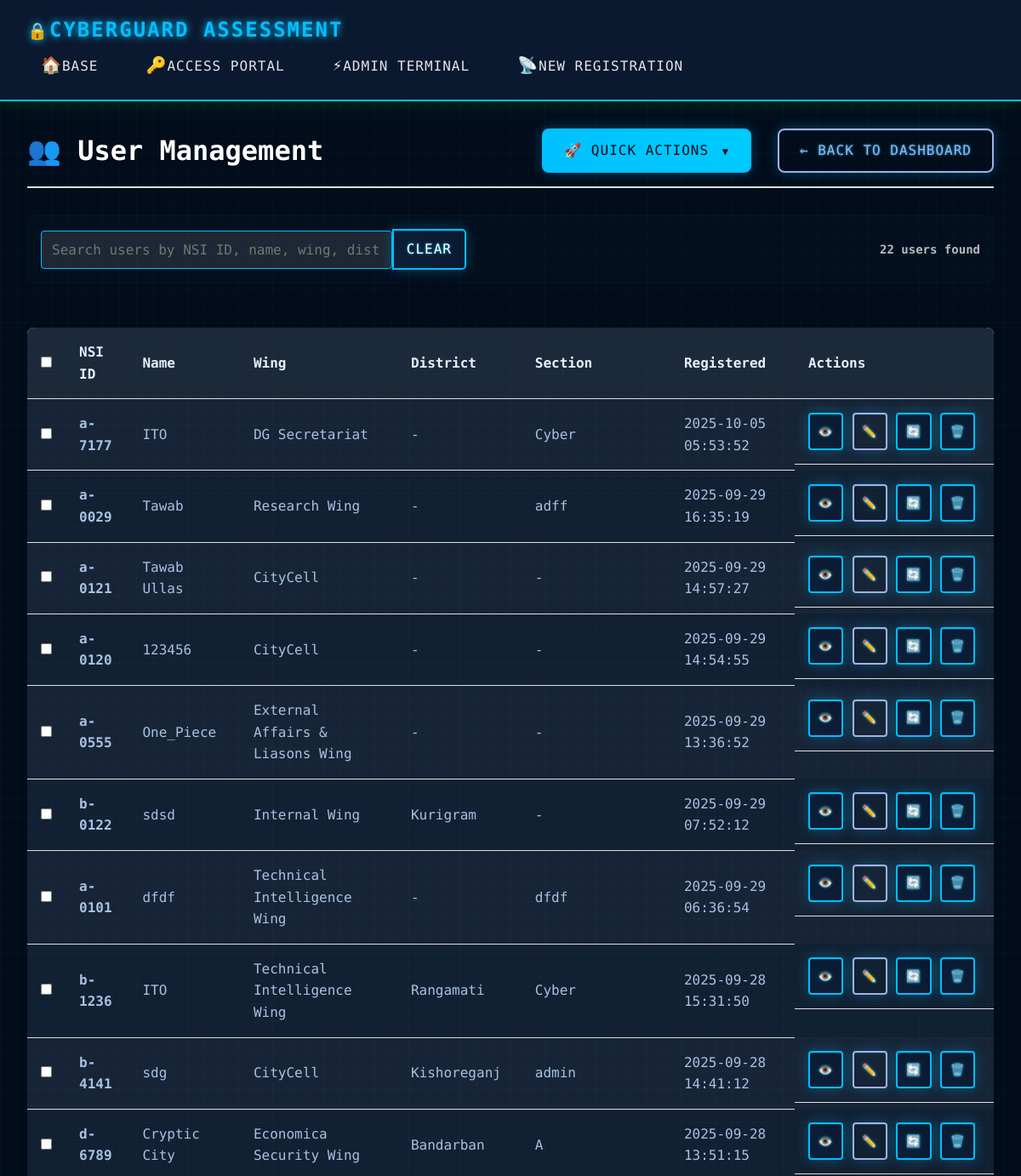
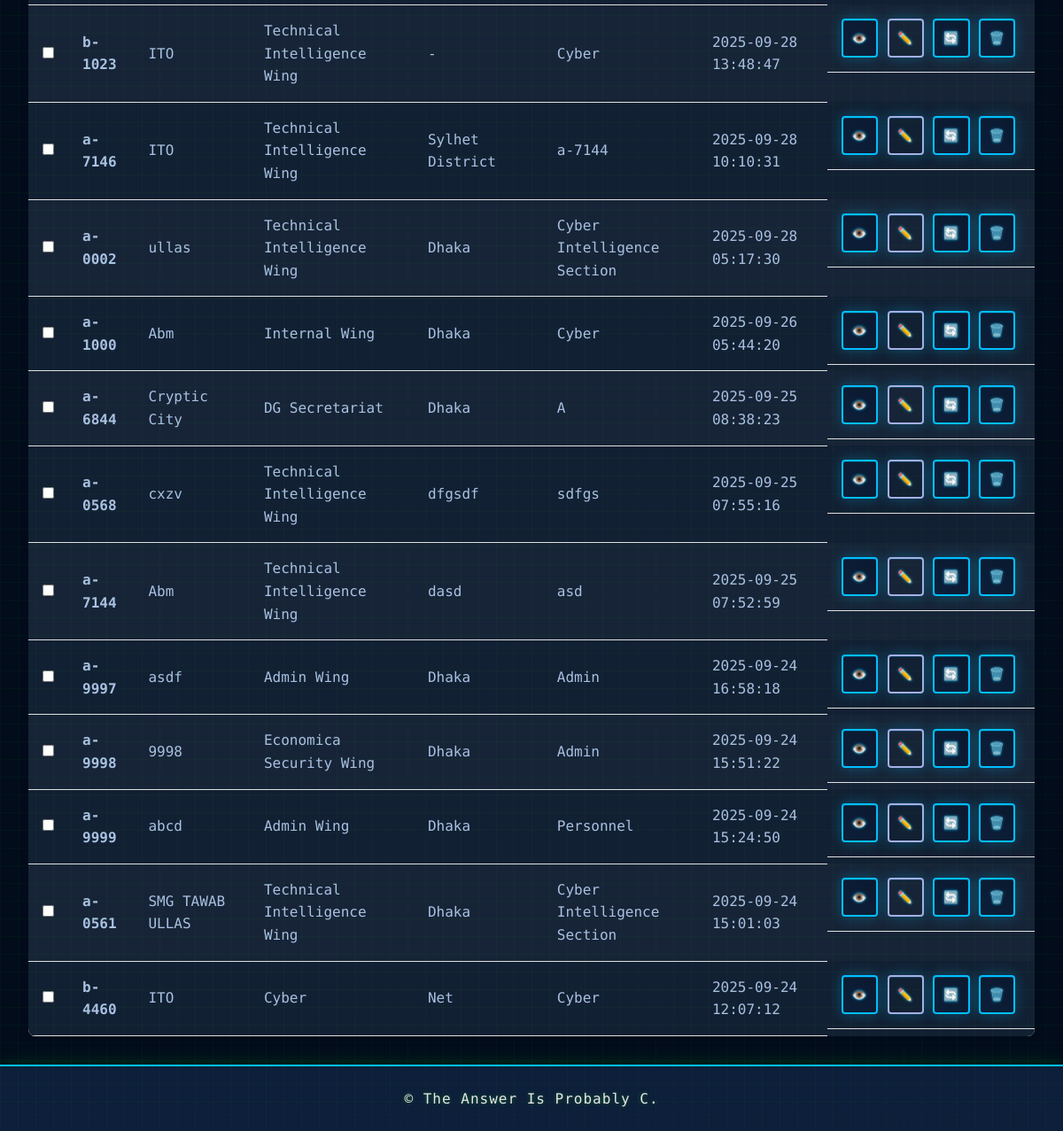
Screenshot of /admin/users (signed in) with the database file from the repository (2 pictures, top to bottom).
### tables this page shows
CREATE TABLE users (
            id INTEGER PRIMARY KEY AUTOINCREMENT,
            nsi_id TEXT UNIQUE NOT NULL,
            name TEXT NOT NULL,
            wing_name TEXT,
            district_name TEXT,
            section_name TEXT,
            password_hash TEXT NOT NULL,
            created_at TIMESTAMP DEFAULT CURRENT_TIMESTAMP
        , division_name TEXT, internal_type TEXT, border_type TEXT, external_type TEXT, country_name TEXT);

### new.py (the view, shortened to what this page needs)
@app.route('/admin/users', methods=['GET', 'POST'])
@csrf.exempt  # Exempt CSRF for user management
def admin_users():
    if not is_admin_logged_in():
        flash('Please login as admin', 'error')
        return redirect(url_for('admin_login'))
    conn = get_db_connection()
    edit_user = None
    if 'edit' in request.args:
        nsi_id = request.args.get('edit')
        edit_user = conn.execute('SELECT * FROM users WHERE nsi_id = ?', (nsi_id,)).fetchone()
    users = conn.execute('SELECT * FROM users ORDER BY created_at DESC').fetchall()
    conn.close()
    if edit_user:
        return render_template('edit_user.html', user=edit_user)
    show_add_form = request.args.get('action') == 'add_new'
    return render_template('admin_users.html', users=users, show_add_form=show_add_form)

### new.py (called while the page is built)
def get_db_connection():
    conn = sqlite3.connect(DATABASE, detect_types=sqlite3.PARSE_DECLTYPES)
    conn.row_factory = sqlite3.Row
    return conn

def is_admin_logged_in():
    return session.get('admin_logged_in', False)

### templates/admin_users.html (shortened to what this page needs)
{% extends "base.html" %}
{% from "pagination_component.html" import render_pagination %}
{% block extra_css %}
<link rel="stylesheet" href="{{ url_for('static', filename='css/admin_users.css') }}">
<link rel="stylesheet" href="{{ url_for('static', filename='css/user_details.css') }}">
{% endblock %}
{% block content %}
<div class="admin-content">
    <div class="content-header">
        <h1>👥 User Management</h1>
        <div class="header-actions">
            <div class="dropdown quick-actions">
                <button class="btn btn-primary">
                    🚀 Quick Actions <span class="dropdown-arrow">▼</span>
                </button>
            </div>
            <a href="{{ url_for('admin_dashboard') }}" class="btn btn-secondary">← Back to Dashboard</a>
        </div>
    </div>
    <div class="content-body">
        {% if show_add_form %}
        <div class="add-user-form">
            <h2>Add New User</h2>
            <form method="POST" action="{{ url_for('admin_users') }}">
                <input type="hidden" name="csrf_token" value="{{ csrf_token() }}"/>
                <input type="hidden" name="action" value="add_user">
                <div class="form-group">
                    <label for="nsi_id">NSI ID<span class="required">*</span></label>
                    <input type="text" id="nsi_id" name="nsi_id" required>
                </div>
                <div class="form-group">
                    <label for="name">Full Name<span class="required">*</span></label>
                    <input type="text" id="name" name="name" required>
                </div>
                <div class="form-group">
                    <label for="password">Password<span class="required">*</span></label>
                    <input type="password" id="password" name="password" required>
                </div>
                <div class="form-row">
                    <div class="form-group">
                        <label for="wing_name">Wing<span class="required">*</span></label>
                        <select id="wing_name" name="wing_name" required onchange="handleAddUserWingChange()">
                            <option value="">Select Wing</option>
                            <option value="Internal">Internal</option>
                            <option value="Border">Border</option>
                            <option value="External">External</option>
                        </select>
                    </div>
                    <div class="form-group">
                        <label for="section_name">Section Name<span class="required">*</span></label>
                        <input type="text" id="section_name" name="section_name" required>
                    </div>
                </div>
                <div class="form-group">
                    <label for="division_name">Division Name</label>
                    <input type="text" id="division_name" name="division_name">
                </div>
                <div class="form-group">
                    <label for="district_name">District Name</label>
                    <input type="text" id="district_name" name="district_name">
                </div>
                <div class="form-group" id="add_country_field" style="display: none;">
                    <label for="country_name">Country Name<span class="required">*</span></label>
                    <input type="text" id="country_name" name="country_name">
                </div>
                <div class="form-actions">
                    <button type="submit" class="btn btn-primary">Add User</button>
                    <a href="{{ url_for('admin_users') }}" class="btn btn-secondary">Cancel</a>
                </div>
            </form>
        </div>
        {% elif users %}
            <div class="search-filter-section">
                <div class="search-box">
                    <input type="text" id="userSearch" placeholder="Search users by NSI ID, name, wing, district, or section..." class="search-input">
                    <button type="button" class="btn btn-search" id="clearSearch">
                         Clear
                    </button>
                </div>
                <div class="filter-stats">
                    <span id="userCount">{{ users|length }} users found</span>
                </div>
            </div>
            <form id="bulkActionForm" method="POST">
                <div class="users-table">
                    <table>
                        <thead>
                            <tr>
                                <th><input type="checkbox" id="selectAll" title="Select All"></th>
                                <th>NSI ID</th>
                                <th>Name</th>
                                <th>Wing</th>
                                <th>District</th>
                                <th>Section</th>
                                <th>Registered</th>
                                <th>Actions</th>
                            </tr>
                        </thead>
                        <tbody>
                            {% for user in users %}
                                <tr>
                                    <td><input type="checkbox" name="selected_users" value="{{ user.id }}" class="user-select"></td>
                                    <td><strong>{{ user.nsi_id }}</strong></td>
                                    <td>{{ user.name }}</td>
                                    <td>{{ user.wing_name or '-' }}</td>
                                    <td>{{ user.district_name or '-' }}</td>
                                    <td>{{ user.section_name or '-' }}</td>
                                    <td>{{ user.created_at }}</td>
                                    <td class="action-buttons">
                                        <a href="#" class="btn btn-info btn-small view-user" data-userid="{{ user.id }}" title="View Details">
                                            <span class="icon">👁️</span>
                                        </a>
                                        <a href="{{ url_for('edit_user', nsi_id=user.nsi_id) }}" class="btn btn-secondary btn-small" title="Edit User">
                                            <span class="icon">✏️</span>
                                        </a>
                                        <a href="{{ url_for('admin_users') }}?reset={{ user.id }}" class="btn btn-warning btn-small" title="Reset Exam Attempts"
                                           onclick="return confirm('Are you sure you want to reset all exam attempts for this user?')">
                                            <span class="icon">🔄</span>
                                        </a>
                                        <a href="{{ url_for('admin_users') }}?delete={{ user.nsi_id }}" class="btn btn-danger btn-small" title="Delete User"
                                           onclick="return confirm('Are you sure you want to delete this user? This action cannot be undone.')">
                                            <span class="icon">🗑️</span>
                                        </a>
                                    </td>
                                </tr>
                            {% endfor %}
                        </tbody>
                    </table>
                </div>
            </form>
        {% else %}
            <div class="no-users">
                <div class="no-users-icon">👥</div>
                <h3>No Users Registered</h3>
                <p>No employees have registered yet. Users will appear here once they register.</p>
            </div>
        {% endif %}
    </div>
</div>
{% endblock %}

### static/css/mobile-fallback.css (style rules this page uses)
* { box-sizing: border-box; margin: 0; padding: 0; }
html, body { font-family: -apple-system, BlinkMacSystemFont, 'Segoe UI', Roboto, sans-serif; line-height: 1.6; color: #e6e6e6; background-color: #0a192f; -webkit-text-size-adjust: 100%; -moz-text-size-adjust: 100%; -ms-text-size-adjust: 100%; overflow-x: hidden; }
.btn { display: inline-block; padding: 0.75rem 1.5rem; background: #00bfff; color: #0a192f; text-decoration: none; border-radius: 4px; border: none; cursor: pointer; font-size: 1rem; font-weight: bold; transition: all 0.3s; text-align: center; min-height: 44px; }
.btn-primary { background: #00bfff; color: #0a192f; }
input[type="text"], input[type="password"], input[type="email"], textarea, select { width: 100%; padding: 0.75rem; background: rgba(255, 255, 255, 0.1); border: 1px solid #00bfff; border-radius: 4px; color: #e6e6e6; font-size: 16px; font-family: inherit; }

### static/css/cyber-enhanced.css (style rules this page uses)
:root { --font-mono: 'Share Tech Mono', 'Courier New', monospace; --font-display: 'VT323', monospace; --neon-text-shadow: 0 0 5px var(--cyber-primary), 0 0 10px var(--cyber-primary), 0 0 20px var(--cyber-primary); }

### static/css/cyber-colors.css (style rules this page uses)
.cyber-button, .btn-primary, .btn-admin { background: var(--cyber-dark-alt) !important; color: var(--cyber-primary) !important; border: 2px solid var(--cyber-primary) !important; text-shadow: 0 0 5px var(--cyber-primary) !important; }
.btn { background: linear-gradient(45deg, var(--cyber-dark-alt), var(--cyber-secondary)) !important; border: 2px solid var(--cyber-primary) !important; color: var(--cyber-text-bright) !important; box-shadow: 0 0 15px rgba(0, 191, 255, 0.3), inset 0 1px 0 rgba(0, 191, 255, 0.2) !important; text-shadow: 0 0 3px var(--cyber-primary) !important; position: relative; overflow: hidden; }
.btn::before { content: ''; position: absolute; top: 0; left: -100%; width: 100%; height: 100%; background: linear-gradient(90deg, transparent, rgba(0, 191, 255, 0.2), transparent); transition: left 0.4s ease; }
.btn-primary { background: linear-gradient(45deg, var(--cyber-primary), var(--cyber-accent)) !important; color: var(--cyber-dark) !important; text-shadow: none !important; }
.btn-secondary { border-color: var(--cyber-text-dim) !important; color: var(--cyber-text-dim) !important; background: transparent !important; }

### static/css/cyber-forms.css (style rules this page uses)
.cyber-input { width: 100%; padding: 0.8rem; background: rgba(0, 255, 0, 0.05); border: 1px solid var(--cyber-primary); color: var(--cyber-text); font-family: var(--font-mono); font-size: 1rem; transition: all 0.3s ease; }

### static/css/exam-form.css (style rules this page uses)
.btn { padding: 0.75rem 1.5rem; font-size: 1rem; border-radius: 8px; transition: all 0.3s ease; }
.btn-primary { background: #4a90e2; color: white; border: none; }
.btn-secondary { background: #6c757d; color: white; border: none; }

### static/css/enhanced-theme.css (style rules this page uses)
:root { --admin-bg: #0b1220; --admin-panel: #0f1a2b; --admin-card: #122033; --admin-border: #1f3b5b; --admin-text: #e6f1ff; --admin-text-dim: #a9c1e2; --admin-accent: #4aa8ff; --admin-accent-2: #22d3ee; --admin-success: #22c55e; --admin-danger: #ef4444; }
.results-table, .users-table table { background: var(--admin-card); color: var(--admin-text); }
.results-table th, .users-table th { background: rgba(255,255,255,0.04); color: var(--admin-text); }
.results-table td, .users-table td { color: var(--admin-text-dim); }
.btn-primary { background: linear-gradient(135deg, var(--admin-accent), var(--admin-accent-2)); color: #04121f; }
.btn-secondary { background: #24364d; color: var(--admin-text); }
.btn-danger { background: var(--admin-danger); }
.btn-info { background: #2563eb; }
.btn-small { padding: 0.35rem 0.6rem !important; font-size: .85rem !important; line-height: 1.2; }
.users-table td:last-child .btn { margin-right: .35rem; }
.results-table-container thead th, .users-table thead th { position: sticky; top: 0; z-index: 1; }
.results-table tbody tr:nth-child(odd), .users-table tbody tr:nth-child(odd) { background: rgba(255,255,255,0.02); }

### static/css/mobile-responsive.css (style rules this page uses)
* { box-sizing: border-box; }
html { font-size: 16px; -webkit-text-size-adjust: 100%; -moz-text-size-adjust: 100%; -ms-text-size-adjust: 100%; }
body { overflow-x: hidden; -webkit-font-smoothing: antialiased; -moz-osx-font-smoothing: grayscale; }
.btn, .option-label, .nav-link, input[type="submit"], input[type="button"], button, a { min-height: 44px; touch-action: manipulation; -webkit-tap-highlight-color: rgba(0, 0, 0, 0); }
@media screen and (min-width: 1025px) { .btn { width: auto; } }

### rows the page displays
users: nsi_id "a-7177", name "ITO", wing_name "DG Secretariat", district_name "-", section_name "Cyber", created_at "2025-10-05 05:53:52"
users: nsi_id "a-0029", name "Tawab", wing_name "Research Wing", district_name "-", section_name "adff", created_at "2025-09-29 16:35:19"
users: nsi_id "a-0121", name "Tawab Ullas", wing_name "CityCell", district_name "-", section_name "-", created_at "2025-09-29 14:57:27"
users: nsi_id "a-0120", name "123456", wing_name "CityCell", district_name "-", section_name "-", created_at "2025-09-29 14:54:55"
users: nsi_id "a-0555", name "One_Piece", wing_name "External Affairs & Liasons Wing", district_name "-", section_name "-", created_at "2025-09-29 13:36:52"
users: nsi_id "b-0122", name "sdsd", wing_name "Internal Wing", district_name "Kurigram", section_name "-", created_at "2025-09-29 07:52:12"
users: nsi_id "a-0101", name "dfdf", wing_name "Technical Intelligence Wing", district_name "-", section_name "dfdf", created_at "2025-09-29 06:36:54"
users: nsi_id "b-1236", name "ITO", wing_name "Technical Intelligence Wing", district_name "Rangamati", section_name "Cyber", created_at "2025-09-28 15:31:50"
users: nsi_id "b-4141", name "sdg", wing_name "CityCell", district_name "Kishoreganj", section_name "admin", created_at "2025-09-28 14:41:12"
users: nsi_id "d-6789", name "Cryptic City", wing_name "Economica Security Wing", district_name "Bandarban", section_name "A", created_at "2025-09-28 13:51:15"
users: nsi_id "b-1023", name "ITO", wing_name "Technical Intelligence Wing", district_name "-", section_name "Cyber", created_at "2025-09-28 13:48:47"
users: nsi_id "a-7146", name "ITO", wing_name "Technical Intelligence Wing", district_name "Sylhet District", section_name "a-7144", created_at "2025-09-28 10:10:31"
users: nsi_id "a-0002", name "ullas", wing_name "Technical Intelligence Wing", district_name "Dhaka", section_name "Cyber Intelligence Section", created_at "2025-09-28 05:17:30"
users: nsi_id "a-1000", name "Abm", wing_name "Internal Wing", district_name "Dhaka", section_name "Cyber", created_at "2025-09-26 05:44:20"
users: nsi_id "a-6844", name "Cryptic City", wing_name "DG Secretariat", district_name "Dhaka", section_name "A", created_at "2025-09-25 08:38:23"
users: nsi_id "a-0568", name "cxzv", wing_name "Technical Intelligence Wing", district_name "dfgsdf", section_name "sdfgs", created_at "2025-09-25 07:55:16"
users: nsi_id "a-7144", name "Abm", wing_name "Technical Intelligence Wing", district_name "dasd", section_name "asd", created_at "2025-09-25 07:52:59"
users: nsi_id "a-9997", name "asdf", wing_name "Admin Wing", district_name "Dhaka", section_name "Admin", created_at "2025-09-24 16:58:18"
users: nsi_id "a-9998", name "9998", wing_name "Economica Security Wing", district_name "Dhaka", section_name "Admin", created_at "2025-09-24 15:51:22"
users: nsi_id "a-9999", name "abcd", wing_name "Admin Wing", district_name "Dhaka", section_name "Personnel", created_at "2025-09-24 15:24:50"
users: nsi_id "a-0561", name "SMG TAWAB ULLAS", wing_name "Technical Intelligence Wing", district_name "Dhaka", section_name "Cyber Intelligence Section", created_at "2025-09-24 15:01:03"
users: nsi_id "b-4460", name "ITO", wing_name "Cyber", district_name "Net", section_name "Cyber", created_at "2025-09-24 12:07:12"
